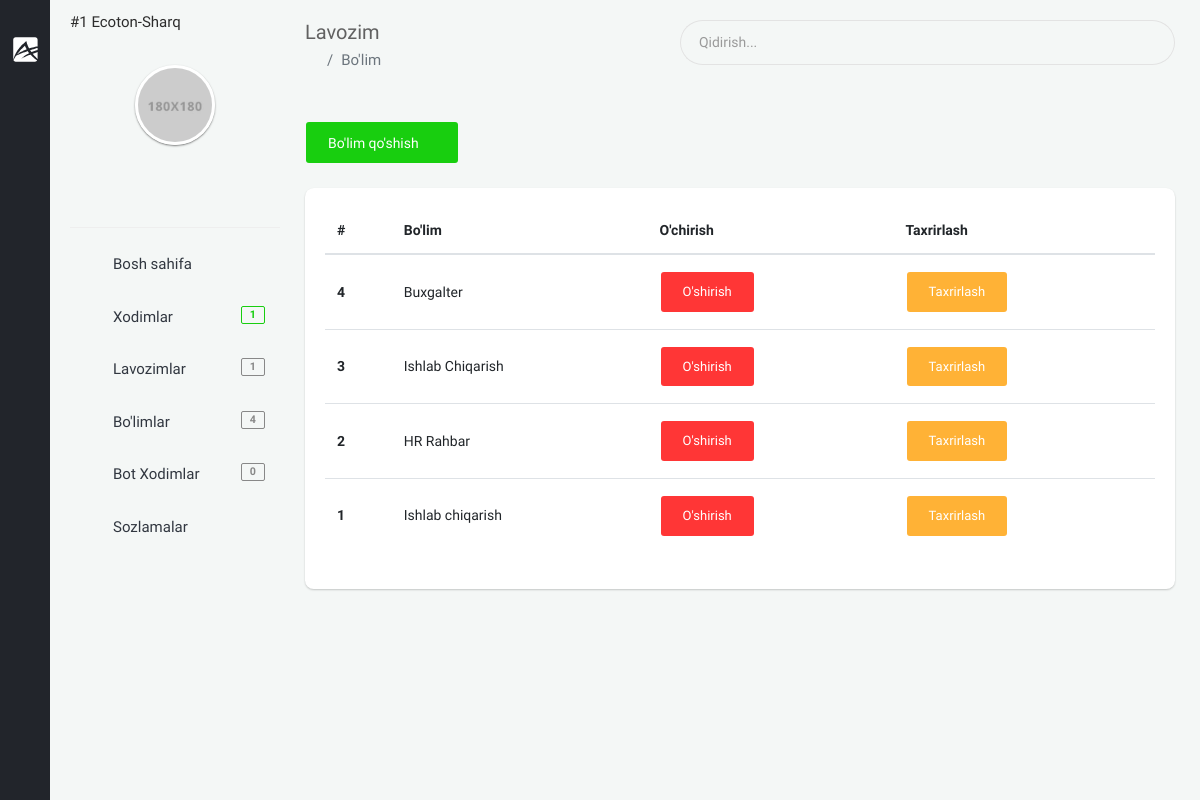
Page /backoffice/department (signed in) on the earlier database version.
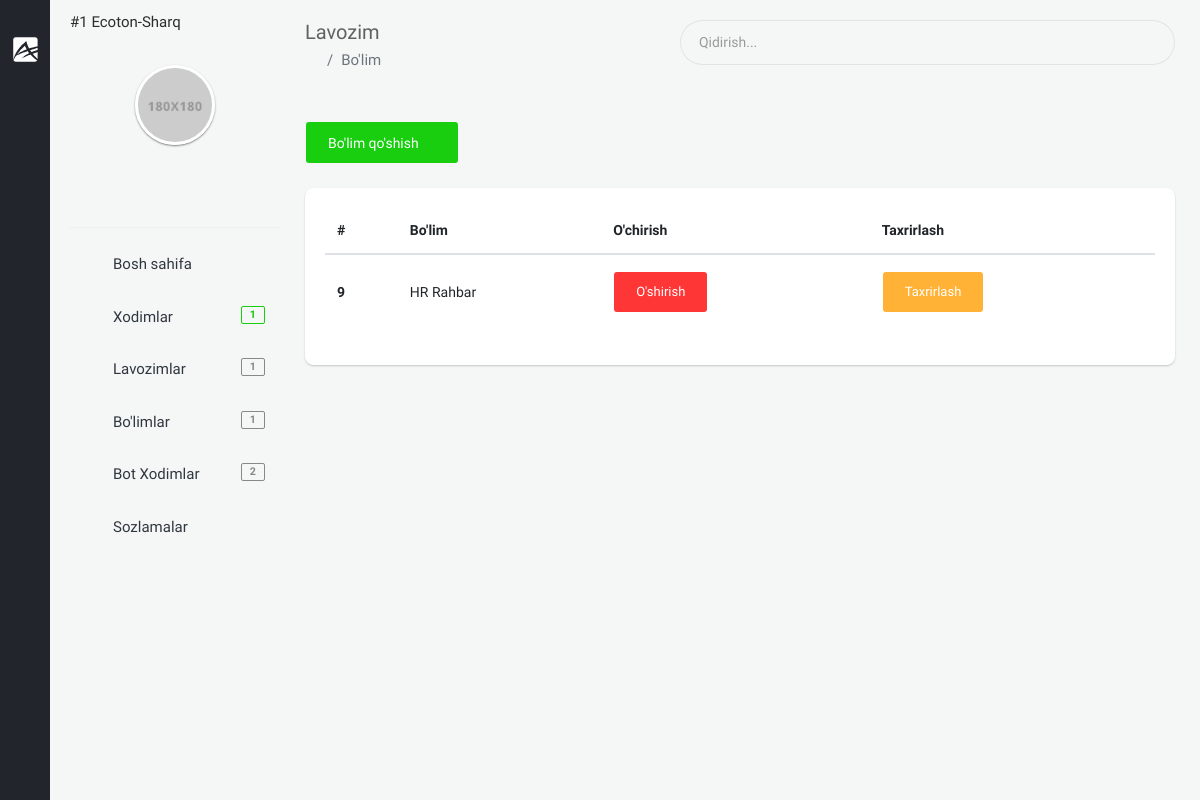
Same page on the later database version.
### app/models.py (models this page shows, shortened)
class Department(models.Model):
    name = models.CharField(max_length=255, verbose_name="Bo'lim nomi")
    company = models.ForeignKey(Company, on_delete=models.CASCADE, verbose_name='Kompaniya')
    created_at = models.DateTimeField(auto_now_add=True)
    class Meta:
        ordering = ['-created_at']
        verbose_name_plural = "Bo'limlar"

### backoffice/views.py (the view)
# urls.py: path('department', views.DepartmentListView.as_view(), name='department'),
class DepartmentListView(LoginRequiredMixin, generic.ListView):
    template_name = 'backoffice/pages/departments/list.html'
    queryset = models.Department.objects.all()
    def get_context_data(self, *, object_list=None, **kwargs):
        ctx = super(DepartmentListView, self).get_context_data(**kwargs)
        company = self.request.user.company
        ctx['departments'] = models.Department.objects.filter(company=company).order_by('-created_at')
        return ctx

### app/models.py (called while the page is built)
    def __str__(self):
        return f'#{self.id}  {self.name}'

### backoffice/context_processors.py (called while the page is built)
def staff_amount(request):
    amount_staff = None
    if request.user.is_anonymous == False:
        company = request.user.company
        staff = models.Staff.objects.filter(company=company)
        amount_staff = staff.count()
    return {"amount_staff": amount_staff}

def position_amount(request):
    position_amounts = None
    if request.user.is_anonymous == False:
        company = request.user.company
        position = models.Position.objects.filter(company=company)
        position_amounts = position.count()
    return {
        'position_amounts': position_amounts
    }

def department_amount(request):
    department_amounts = None
    if request.user.is_anonymous == False:
        company = request.user.company
        department = models.Department.objects.filter(company=company)
        department_amounts = department.count()
    return {
        'department_amounts': department_amounts
    }

### templates/backoffice/pages/departments/list.html (shortened to what this page needs)
{% extends 'backoffice/base.html' %}
{% block content %}
    <section class="content">
        <div class="container-fluid">
            <div class="block-header">
                <div class="row clearfix">
                    <div class="col-lg-5 col-md-5 col-sm-12">
                        <h2>Lavozim</h2>
                        <ul class="breadcrumb padding-0">
                            <li class="breadcrumb-item"><a href="#"><i class="zmdi zmdi-home"></i></a></li>
                            <li class="breadcrumb-item active">Bo'lim</li>
                        </ul>
                    </div>
                    <div class="col-lg-7 col-md-7 col-sm-12">
                        <div class="input-group m-b-0">
                            <input type="text" class="form-control" placeholder="Qidirish...">
                            <span class="input-group-addon">
                            <i class="zmdi zmdi-search"></i>
                        </span>
                        </div>
                    </div>
                </div>
            </div>
            <div class="row clearfix">
                <div class="col-lg-12 col-md-12 col-sm-12">
                <div class="card">
                    <div class="header">
                        <a href="{% url 'department_create' %}" class="btn btn-success">Bo'lim qo'shish <i class="zmdi zmdi-plus"></i></a>
                    </div>
                    <div class="body table-responsive">
                        <table class="table table-hover">
                            <thead>
                                <tr>
                                    <th>#</th>
                                    <th>Bo'lim</th>
                                    <th>O'chirish</th>
                                    <th>Taxrirlash</th>
                                </tr>
                            </thead>
                            <tbody>
                            {% for department in departments %}
                                <tr>
                                    <th scope="row">{{ department.id }}</th>
                                    <td>{{ department.name }}</td>
                                    <td>
                                        <form action="{% url 'department_delete' pk=department.id %}" method="POST">
                                                <input class="btn btn-default btn-danger" type="submit" value="O'shirish"/>
                                        </form>
                                    </td>
                                    <td>
                                        <a href="{% url 'department_update' department.id %}" class="btn btn-warning">Taxrirlash</a>
                                    </td>
                                </tr>
                            {% endfor %}
                            </tbody>
                        </table>
                    </div>
                </div>
            </div>
            </div>
        </div>
    </section>
{% endblock %}

### templates/backoffice/parts/minileftbar.html (shortened to what this page needs)
{% load static %}
<aside id="minileftbar" class="minileftbar">
    <ul class="menu_list">
        <li>
            <a href="javascript:void(0);" class="bars" style="display: inline;"></a>
            <a class="navbar-brand" href="{% url 'backoffice-main' %}"><img src="{% static 'backoffice/assets/images/logo.svg' %}" alt="Alpino"></a>
        </li>
        <li><a href="javascript:void(0);" class="menu-sm"><i class="zmdi zmdi-swap"></i></a></li>
        <li><a href="" title="Events"><i class="zmdi zmdi-calendar"></i></a></li>
        <li><a href="" title="Contact List"><i class="zmdi zmdi-account-box-phone"></i></a></li>
        <li><a href="javascript:void(0);" class="fullscreen" data-provide="fullscreen"><i
                class="zmdi zmdi-fullscreen"></i></a></li>
        <li class="power">
            <a href="{% url 'logout' %}" class="mega-menu"><i class="zmdi zmdi-power"></i></a>
        </li>
    </ul>
</aside>
<aside class="right_menu">
    <div id="leftsidebar" class="sidebar">
        <div class="menu">
            <ul class="list">
                <li>
                    <p>{{ request.user.company }}</p>
                </li>
                <li>
                    <div class="user-info m-b-20">
                        <div class="image">
                            <a href="" class=" waves-effect waves-block"><img src="{% static 'backoffice/assets/images/profile_av.jpg' %}" alt="User"></a>
                        </div>
                        <div class="detail">
                            <a href="javascript:void(0);" title="" class=" waves-effect waves-block"><i class="zmdi zmdi-facebook-box"></i></a>
                            <a href="javascript:void(0);" title="" class=" waves-effect waves-block"><i class="zmdi zmdi-linkedin-box"></i></a>
                            <a href="javascript:void(0);" title="" class=" waves-effect waves-block"><i class="zmdi zmdi-instagram"></i></a>
                            <a href="javascript:void(0);" title="" class=" waves-effect waves-block"><i class="zmdi zmdi-twitter-box"></i></a>
                        </div>
                    </div>
                </li>
                <li><a href="{% url 'backoffice-main' %}" class="toggled waves-effect waves-block"><i class="zmdi zmdi-home"></i><span>Bosh sahifa</span></a></li>
                <li><a href="{% url 'staff' %}" class="menu-toggle waves-effect waves-block"><i class="zmdi zmdi zmdi-accounts-add"></i><span>Xodimlar</span><span class="badge badge-success float-right">{{ amount_staff }}</span></a>
                </li>
                <li><a href="{% url 'position' %}" class="menu-toggle waves-effect waves-block"><i class="zmdi zmdi-ticket-star"></i><span>Lavozimlar</span><span class="badge badge-default float-right">{{ position_amounts }}</span></a>
                </li>
                <li>
                    <a href="{% url 'department' %}" class="menu-toggle waves-effect waves-block"><i class="zmdi zmdi-window-maximize"></i><span>Bo'limlar</span> <span class="badge badge-default float-right">{{ department_amounts }}</span></a>
                </li>
                <li>
                    <a href="{% url 'new_telegram_staff' %}" class="menu-toggle waves-effect waves-block"><i class="zmdi zmdi-account-box-o "></i><span>Bot Xodimlar</span> <span class="badge badge-default float-right">{{ bot_user_list_counter }}</span></a>
                </li>
                <li>
                    <a href="{% url 'settings' %}" class="menu-toggle waves-effect waves-block"><i class="zmdi zmdi-settings zmdi-hc-spin"></i><span>Sozlamalar</span></a>
                </li>
            </ul>
        </div>
    </div>
</aside>

Differences in the rows shown:
removed Department: id "4", name "Buxgalter"
removed Department: id "3", name "Ishlab Chiqarish"
removed Department: id "2", name "HR Rahbar"
removed Department: id "1", name "Ishlab chiqarish"
added Department: id "9", name "HR Rahbar"
Other differences:
{{ department_amounts }}: "4" → "1"
{{ bot_user_list_counter }}: "0" → "2"
